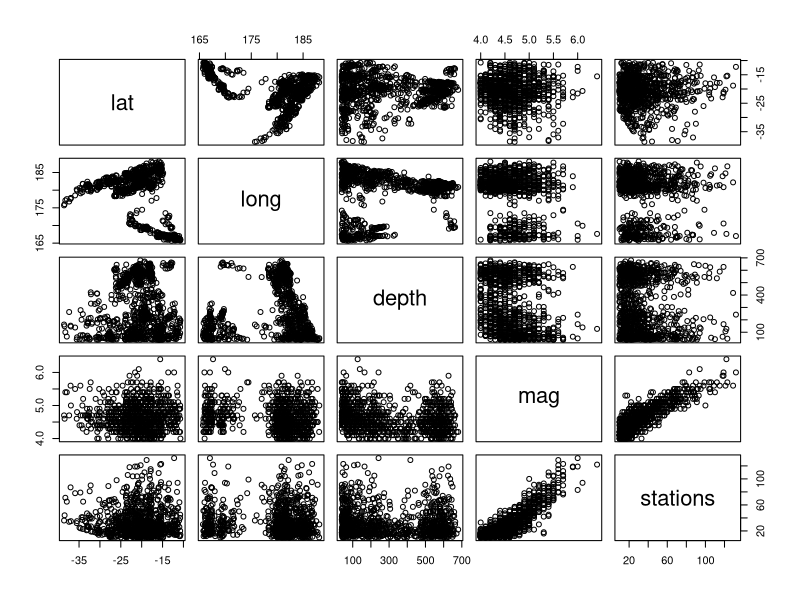
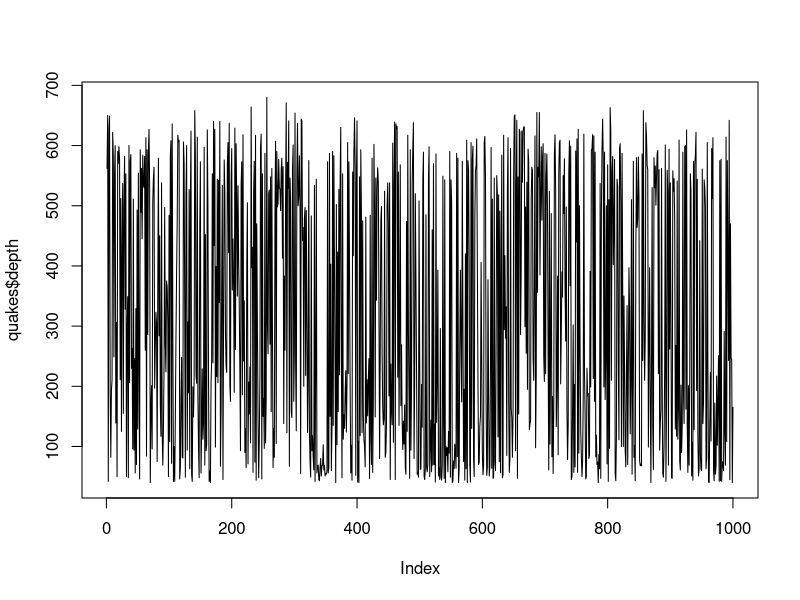
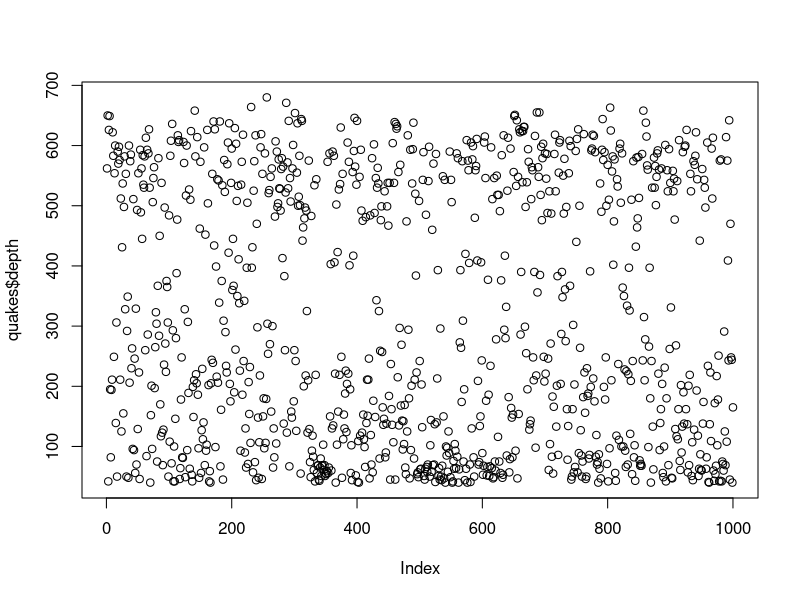
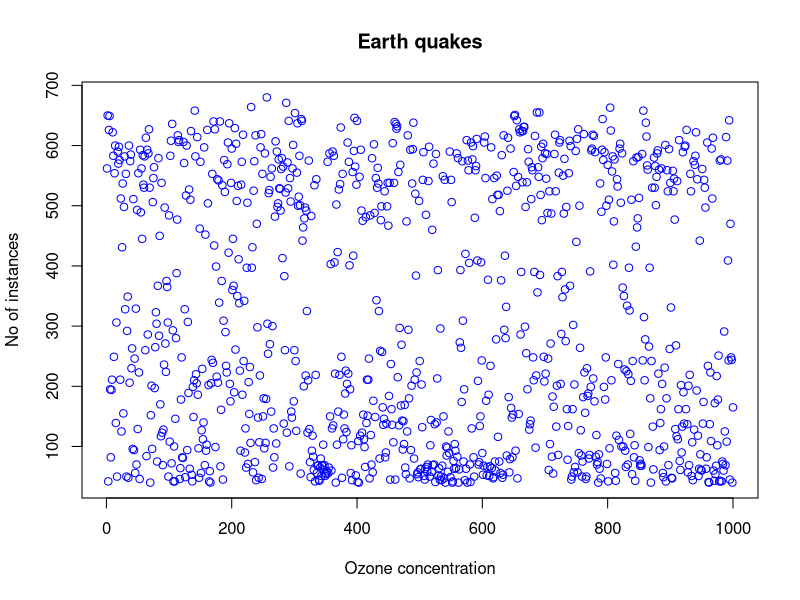
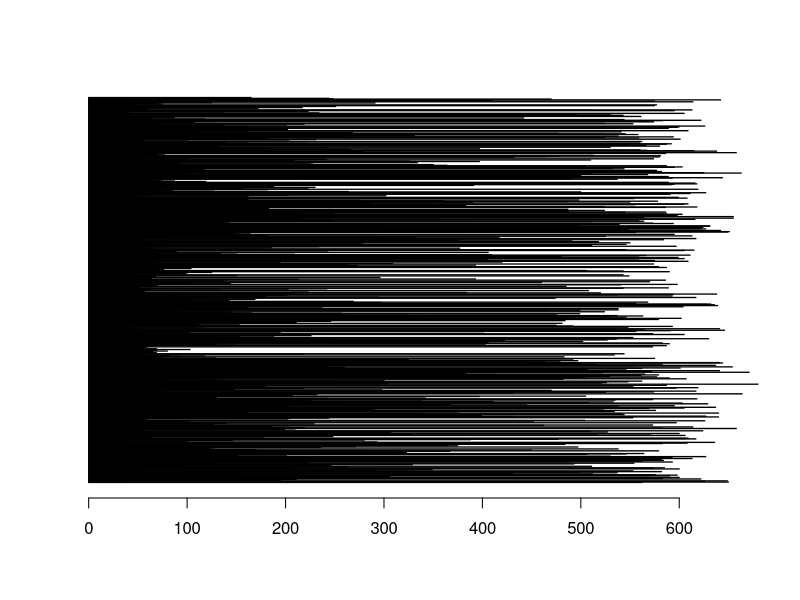
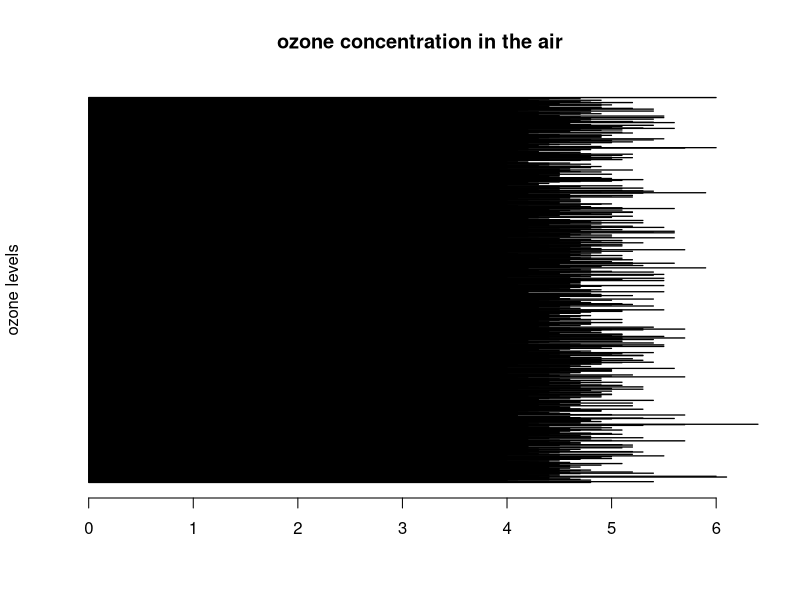
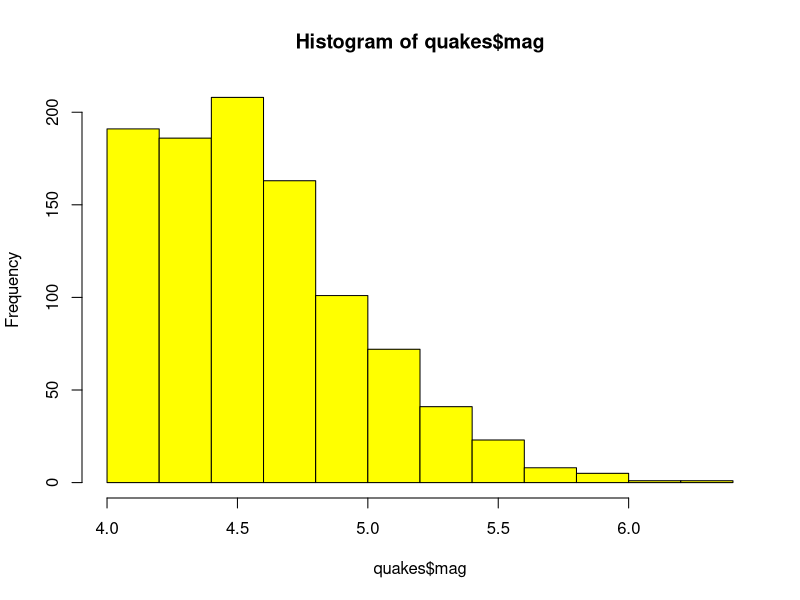
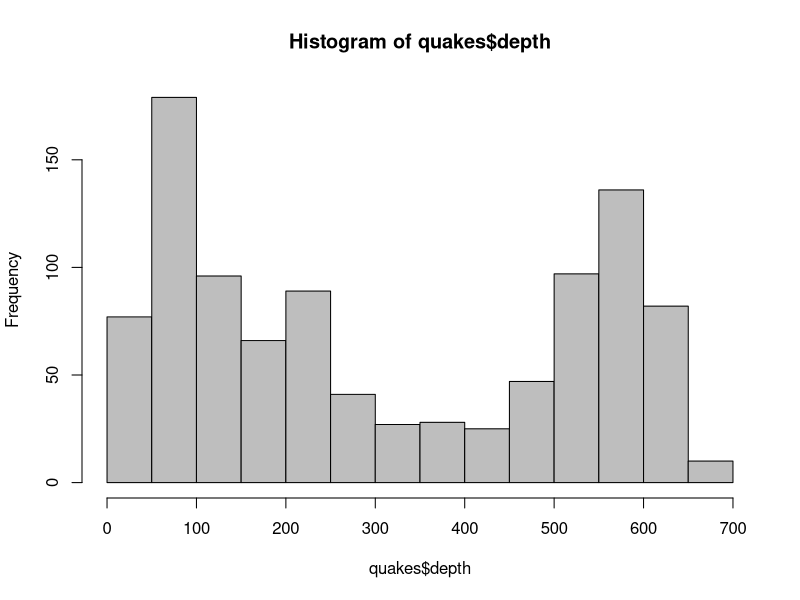

These figures' R source, in order: (Note: this script raises an error after producing the figures.)
quakes<- datasets::quakes
summary(quakes)
plot(quakes)
plot(quakes$depth,type='l')
plot(quakes$depth,type='p')
plot(quakes$depth, type='p',xlab='Ozone concentration',ylab='No of instances',main='Earth quakes',col='blue')
barplot(quakes$depth,horiz='T',axes='T')
barplot(quakes$mag, main='ozone concentration in the air',ylab='ozone levels',horiz='T',axes='T',col='blue')
hist(quakes$mag,col='yellow')
hist(quakes$depth,col='grey')
boxplot(quakes$mag,main ='Boxplot')
boxplot.stats(quakes$stations)$out
boxplot(quakes[,0:4],main='multiple box plots')
par(mfrow=c(3,3),mar=c(2,5,2,1),las=0,bty='o')
plot(quakes$long,quakes$mag)
plot(quakes$depth,type='l')
plot(quakes$mag,type='l')
plot(quakes$stations,type='l')
barplot(quakes$depth,main = 'Barplot',ylab ='frequency',horiz='F',axes='T') 
hist(quakes$depth,main='Histogram',col='violet')
barplot(quakes$mag,main='Barplot',ylab='frequency',horiz='F',axes='T')        
sd(quakes$depth)
sd(airquality$Wind)
sd(airquality$Ozone,na.rm = 'T')
var(quakes$depth)
var(airquality$Ozone,na.rm = 'T')
skewness(quakes$depth)
kurtosis(quakes$depth)
